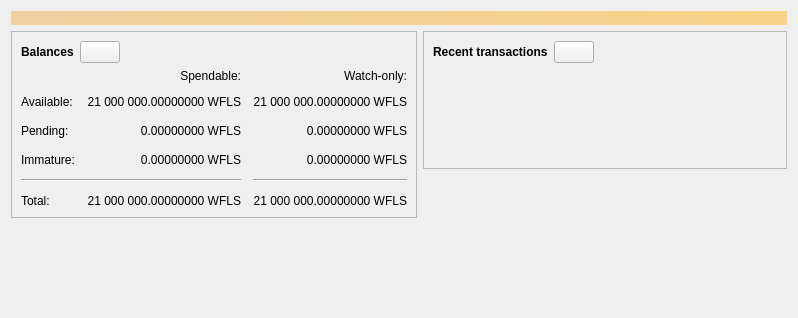
<?xml version="1.0" encoding="UTF-8"?>
<ui version="4.0">
 <class>OverviewPage</class>
 <widget class="QWidget" name="OverviewPage">
  <property name="geometry">
   <rect>
    <x>0</x>
    <y>0</y>
    <width>798</width>
    <height>318</height>
   </rect>
  </property>
  <property name="windowTitle">
   <string>Form</string>
  </property>
  <layout class="QVBoxLayout" name="topLayout">
   <item>
    <widget class="QLabel" name="labelAlerts">
     <property name="visible">
      <bool>false</bool>
     </property>
     <property name="styleSheet">
      <string notr="true">QLabel { background-color: qlineargradient(x1: 0, y1: 0, x2: 1, y2: 0, stop:0 #F0D0A0, stop:1 #F8D488); color:#000000; }</string>
     </property>
     <property name="wordWrap">
      <bool>true</bool>
     </property>
     <property name="margin">
      <number>3</number>
     </property>
     <property name="textInteractionFlags">
      <set>Qt::TextSelectableByMouse</set>
     </property>
    </widget>
   </item>
   <item>
    <layout class="QHBoxLayout" name="horizontalLayout" stretch="1,1">
     <item>
      <layout class="QVBoxLayout" name="verticalLayout_2">
       <item>
        <widget class="QFrame" name="frame">
         <property name="frameShape">
          <enum>QFrame::StyledPanel</enum>
         </property>
         <property name="frameShadow">
          <enum>QFrame::Raised</enum>
         </property>
         <layout class="QVBoxLayout" name="verticalLayout_4">
          <item>
           <layout class="QHBoxLayout" name="horizontalLayout_4">
            <item>
             <widget class="QLabel" name="label_5">
              <property name="font">
               <font>
                <weight>75</weight>
                <bold>true</bold>
               </font>
              </property>
              <property name="text">
               <string>Balances</string>
              </property>
             </widget>
            </item>
            <item>
             <widget class="QPushButton" name="labelWalletStatus">
              <property name="enabled">
               <bool>true</bool>
              </property>
              <property name="maximumSize">
               <size>
                <width>45</width>
                <height>16777215</height>
               </size>
              </property>
              <property name="toolTip">
               <string>The displayed information may be out of date. Your wallet automatically synchronizes with the Wflscoin network after a connection is established, but this process has not completed yet.</string>
              </property>
              <property name="text">
               <string/>
              </property>
              <property name="icon">
               <iconset resource="../wflscoin.qrc">
                <normaloff>:/icons/warning</normaloff>
                <disabledoff>:/icons/warning</disabledoff>:/icons/warning</iconset>
              </property>
              <property name="iconSize">
               <size>
                <width>24</width>
                <height>24</height>
               </size>
              </property>
             </widget>
            </item>
            <item>
             <spacer name="horizontalSpacer_3">
              <property name="orientation">
               <enum>Qt::Horizontal</enum>
              </property>
              <property name="sizeHint" stdset="0">
               <size>
                <width>40</width>
                <height>20</height>
               </size>
              </property>
             </spacer>
            </item>
           </layout>
          </item>
          <item>
           <layout class="QGridLayout" name="gridLayout">
            <property name="spacing">
             <number>12</number>
            </property>
            <item row="2" column="2">
             <widget class="QLabel" name="labelWatchPending">
              <property name="cursor">
               <cursorShape>IBeamCursor</cursorShape>
              </property>
              <property name="toolTip">
               <string>Unconfirmed transactions to watch-only addresses</string>
              </property>
              <property name="text">
               <string notr="true">0.00000000 WFLS</string>
              </property>
              <property name="alignment">
               <set>Qt::AlignRight|Qt::AlignTrailing|Qt::AlignVCenter</set>
              </property>
              <property name="textInteractionFlags">
               <set>Qt::LinksAccessibleByMouse|Qt::TextSelectableByKeyboard|Qt::TextSelectableByMouse</set>
              </property>
             </widget>
            </item>
            <item row="2" column="1">
             <widget class="QLabel" name="labelUnconfirmed">
              <property name="cursor">
               <cursorShape>IBeamCursor</cursorShape>
              </property>
              <property name="toolTip">
               <string>Total of transactions that have yet to be confirmed, and do not yet count toward the spendable balance</string>
              </property>
              <property name="text">
               <string notr="true">0.00000000 WFLS</string>
              </property>
              <property name="alignment">
               <set>Qt::AlignRight|Qt::AlignTrailing|Qt::AlignVCenter</set>
              </property>
              <property name="textInteractionFlags">
               <set>Qt::LinksAccessibleByMouse|Qt::TextSelectableByKeyboard|Qt::TextSelectableByMouse</set>
              </property>
             </widget>
            </item>
            <item row="3" column="2">
             <widget class="QLabel" name="labelWatchImmature">
              <property name="cursor">
               <cursorShape>IBeamCursor</cursorShape>
              </property>
              <property name="toolTip">
               <string>Mined balance in watch-only addresses that has not yet matured</string>
              </property>
              <property name="text">
               <string notr="true">0.00000000 WFLS</string>
              </property>
              <property name="alignment">
               <set>Qt::AlignRight|Qt::AlignTrailing|Qt::AlignVCenter</set>
              </property>
              <property name="textInteractionFlags">
               <set>Qt::LinksAccessibleByMouse|Qt::TextSelectableByKeyboard|Qt::TextSelectableByMouse</set>
              </property>
             </widget>
            </item>
            <item row="4" column="0" colspan="2">
             <widget class="Line" name="line">
              <property name="orientation">
               <enum>Qt::Horizontal</enum>
              </property>
             </widget>
            </item>
            <item row="4" column="2">
             <widget class="Line" name="lineWatchBalance">
              <property name="sizePolicy">
               <sizepolicy hsizetype="Preferred" vsizetype="Fixed">
                <horstretch>0</horstretch>
                <verstretch>0</verstretch>
               </sizepolicy>
              </property>
              <property name="minimumSize">
               <size>
                <width>140</width>
                <height>0</height>
               </size>
              </property>
              <property name="orientation">
               <enum>Qt::Horizontal</enum>
              </property>
             </widget>
            </item>
            <item row="5" column="0">
             <widget class="QLabel" name="labelTotalText">
              <property name="text">
               <string>Total:</string>
              </property>
             </widget>
            </item>
            <item row="3" column="1">
             <widget class="QLabel" name="labelImmature">
              <property name="cursor">
               <cursorShape>IBeamCursor</cursorShape>
              </property>
              <property name="toolTip">
               <string>Mined balance that has not yet matured</string>
              </property>
              <property name="text">
               <string notr="true">0.00000000 WFLS</string>
              </property>
              <property name="alignment">
               <set>Qt::AlignRight|Qt::AlignTrailing|Qt::AlignVCenter</set>
              </property>
              <property name="textInteractionFlags">
               <set>Qt::LinksAccessibleByMouse|Qt::TextSelectableByKeyboard|Qt::TextSelectableByMouse</set>
              </property>
             </widget>
            </item>
            <item row="2" column="3">
             <spacer name="horizontalSpacer_2">
              <property name="orientation">
               <enum>Qt::Horizontal</enum>
              </property>
              <property name="sizeHint" stdset="0">
               <size>
                <width>40</width>
                <height>20</height>
               </size>
              </property>
             </spacer>
            </item>
            <item row="3" column="0">
             <widget class="QLabel" name="labelImmatureText">
              <property name="text">
               <string>Immature:</string>
              </property>
             </widget>
            </item>
            <item row="5" column="1">
             <widget class="QLabel" name="labelTotal">
              <property name="cursor">
               <cursorShape>IBeamCursor</cursorShape>
              </property>
              <property name="toolTip">
               <string>Your current total balance</string>
              </property>
              <property name="text">
               <string notr="true">21 000 000.00000000 WFLS</string>
              </property>
              <property name="alignment">
               <set>Qt::AlignRight|Qt::AlignTrailing|Qt::AlignVCenter</set>
              </property>
              <property name="textInteractionFlags">
               <set>Qt::LinksAccessibleByMouse|Qt::TextSelectableByKeyboard|Qt::TextSelectableByMouse</set>
              </property>
             </widget>
            </item>
            <item row="5" column="2">
             <widget class="QLabel" name="labelWatchTotal">
              <property name="cursor">
               <cursorShape>IBeamCursor</cursorShape>
              </property>
              <property name="toolTip">
               <string>Current total balance in watch-only addresses</string>
              </property>
              <property name="text">
               <string notr="true">21 000 000.00000000 WFLS</string>
              </property>
              <property name="alignment">
               <set>Qt::AlignRight|Qt::AlignTrailing|Qt::AlignVCenter</set>
              </property>
              <property name="textInteractionFlags">
               <set>Qt::LinksAccessibleByMouse|Qt::TextSelectableByKeyboard|Qt::TextSelectableByMouse</set>
              </property>
             </widget>
            </item>
            <item row="0" column="2">
             <widget class="QLabel" name="labelWatchonly">
              <property name="text">
               <string>Watch-only:</string>
              </property>
              <property name="alignment">
               <set>Qt::AlignRight|Qt::AlignTrailing|Qt::AlignVCenter</set>
              </property>
             </widget>
            </item>
            <item row="1" column="0">
             <widget class="QLabel" name="labelBalanceText">
              <property name="text">
               <string>Available:</string>
              </property>
             </widget>
            </item>
            <item row="1" column="1">
             <widget class="QLabel" name="labelBalance">
              <property name="cursor">
               <cursorShape>IBeamCursor</cursorShape>
              </property>
              <property name="toolTip">
               <string>Your current spendable balance</string>
              </property>
              <property name="text">
               <string notr="true">21 000 000.00000000 WFLS</string>
              </property>
              <property name="alignment">
               <set>Qt::AlignRight|Qt::AlignTrailing|Qt::AlignVCenter</set>
              </property>
              <property name="textInteractionFlags">
               <set>Qt::LinksAccessibleByMouse|Qt::TextSelectableByKeyboard|Qt::TextSelectableByMouse</set>
              </property>
             </widget>
            </item>
            <item row="1" column="2">
             <widget class="QLabel" name="labelWatchAvailable">
              <property name="cursor">
               <cursorShape>IBeamCursor</cursorShape>
              </property>
              <property name="toolTip">
               <string>Your current balance in watch-only addresses</string>
              </property>
              <property name="text">
               <string notr="true">21 000 000.00000000 WFLS</string>
              </property>
              <property name="alignment">
               <set>Qt::AlignRight|Qt::AlignTrailing|Qt::AlignVCenter</set>
              </property>
              <property name="textInteractionFlags">
               <set>Qt::LinksAccessibleByMouse|Qt::TextSelectableByKeyboard|Qt::TextSelectableByMouse</set>
              </property>
             </widget>
            </item>
            <item row="2" column="0">
             <widget class="QLabel" name="labelPendingText">
              <property name="text">
               <string>Pending:</string>
              </property>
             </widget>
            </item>
            <item row="0" column="1">
             <widget class="QLabel" name="labelSpendable">
              <property name="text">
               <string>Spendable:</string>
              </property>
              <property name="alignment">
               <set>Qt::AlignRight|Qt::AlignTrailing|Qt::AlignVCenter</set>
              </property>
             </widget>
            </item>
           </layout>
          </item>
         </layout>
        </widget>
       </item>
       <item>
        <spacer name="verticalSpacer">
         <property name="orientation">
          <enum>Qt::Vertical</enum>
         </property>
         <property name="sizeHint" stdset="0">
          <size>
           <width>20</width>
           <height>40</height>
          </size>
         </property>
        </spacer>
       </item>
      </layout>
     </item>
     <item>
      <layout class="QVBoxLayout" name="verticalLayout_3">
       <item>
        <widget class="QFrame" name="frame_2">
         <property name="frameShape">
          <enum>QFrame::StyledPanel</enum>
         </property>
         <property name="frameShadow">
          <enum>QFrame::Raised</enum>
         </property>
         <layout class="QVBoxLayout" name="verticalLayout">
          <item>
           <layout class="QHBoxLayout" name="horizontalLayout_2">
            <item>
             <widget class="QLabel" name="label_4">
              <property name="font">
               <font>
                <weight>75</weight>
                <bold>true</bold>
               </font>
              </property>
              <property name="text">
               <string>Recent transactions</string>
              </property>
             </widget>
            </item>
            <item>
             <widget class="QPushButton" name="labelTransactionsStatus">
              <property name="enabled">
               <bool>true</bool>
              </property>
              <property name="maximumSize">
               <size>
                <width>45</width>
                <height>16777215</height>
               </size>
              </property>
              <property name="toolTip">
               <string>The displayed information may be out of date. Your wallet automatically synchronizes with the Wflscoin network after a connection is established, but this process has not completed yet.</string>
              </property>
              <property name="text">
               <string/>
              </property>
              <property name="icon">
               <iconset resource="../wflscoin.qrc">
                <normaloff>:/icons/warning</normaloff>
                <disabledoff>:/icons/warning</disabledoff>:/icons/warning</iconset>
              </property>
              <property name="iconSize">
               <size>
                <width>24</width>
                <height>24</height>
               </size>
              </property>
             </widget>
            </item>
            <item>
             <spacer name="horizontalSpacer">
              <property name="orientation">
               <enum>Qt::Horizontal</enum>
              </property>
              <property name="sizeHint" stdset="0">
               <size>
                <width>40</width>
                <height>20</height>
               </size>
              </property>
             </spacer>
            </item>
           </layout>
          </item>
          <item>
           <widget class="TransactionOverviewWidget" name="listTransactions">
            <property name="styleSheet">
             <string notr="true">QListView { background: transparent; }</string>
            </property>
            <property name="frameShape">
             <enum>QFrame::NoFrame</enum>
            </property>
            <property name="verticalScrollBarPolicy">
             <enum>Qt::ScrollBarAlwaysOff</enum>
            </property>
            <property name="horizontalScrollBarPolicy">
             <enum>Qt::ScrollBarAlwaysOff</enum>
            </property>
            <property name="sizeAdjustPolicy">
             <enum>QAbstractScrollArea::AdjustToContents</enum>
            </property>
            <property name="selectionMode">
             <enum>QAbstractItemView::NoSelection</enum>
            </property>
            <property name="uniformItemSizes">
             <bool>true</bool>
            </property>
           </widget>
          </item>
         </layout>
        </widget>
       </item>
       <item>
        <spacer name="verticalSpacer_2">
         <property name="orientation">
          <enum>Qt::Vertical</enum>
         </property>
         <property name="sizeHint" stdset="0">
          <size>
           <width>20</width>
           <height>40</height>
          </size>
         </property>
        </spacer>
       </item>
      </layout>
     </item>
    </layout>
   </item>
  </layout>
 </widget>
 <customwidgets>
  <customwidget>
   <class>TransactionOverviewWidget</class>
   <extends>QListView</extends>
   <header>qt/transactionoverviewwidget.h</header>
  </customwidget>
 </customwidgets>
 <resources/>
 <connections/>
</ui>
